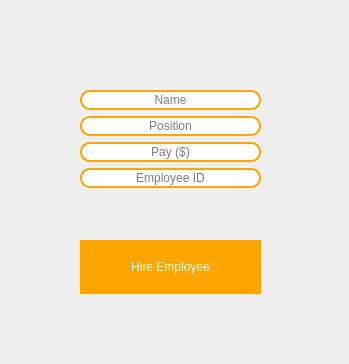
<?xml version="1.0" encoding="UTF-8"?>
<ui version="4.0">
 <class>MainWindow</class>
 <widget class="QMainWindow" name="MainWindow">
  <property name="geometry">
   <rect>
    <x>0</x>
    <y>0</y>
    <width>349</width>
    <height>364</height>
   </rect>
  </property>
  <property name="minimumSize">
   <size>
    <width>349</width>
    <height>364</height>
   </size>
  </property>
  <property name="maximumSize">
   <size>
    <width>349</width>
    <height>364</height>
   </size>
  </property>
  <property name="windowTitle">
   <string>MainWindow</string>
  </property>
  <widget class="QWidget" name="centralwidget">
   <widget class="QWidget" name="verticalLayoutWidget">
    <property name="geometry">
     <rect>
      <x>80</x>
      <y>90</y>
      <width>181</width>
      <height>204</height>
     </rect>
    </property>
    <layout class="QVBoxLayout" name="verticalLayout">
     <item>
      <widget class="QLineEdit" name="name">
       <property name="styleSheet">
        <string notr="true">border: 2px solid orange; border-radius: 10px;
background-color:white;</string>
       </property>
       <property name="alignment">
        <set>Qt::AlignCenter</set>
       </property>
       <property name="placeholderText">
        <string>Name</string>
       </property>
      </widget>
     </item>
     <item>
      <widget class="QLineEdit" name="position">
       <property name="styleSheet">
        <string notr="true">border: 2px solid orange; border-radius: 10px;
background-color:white;</string>
       </property>
       <property name="alignment">
        <set>Qt::AlignCenter</set>
       </property>
       <property name="placeholderText">
        <string>Position</string>
       </property>
      </widget>
     </item>
     <item>
      <widget class="QLineEdit" name="pay">
       <property name="styleSheet">
        <string notr="true">border: 2px solid orange; border-radius: 10px;
background-color:white;</string>
       </property>
       <property name="alignment">
        <set>Qt::AlignHCenter|Qt::AlignTop</set>
       </property>
       <property name="placeholderText">
        <string>Pay ($)</string>
       </property>
      </widget>
     </item>
     <item>
      <widget class="QLineEdit" name="ident">
       <property name="styleSheet">
        <string notr="true">border: 2px solid orange; border-radius: 10px;
background-color:white;</string>
       </property>
       <property name="text">
        <string/>
       </property>
       <property name="alignment">
        <set>Qt::AlignCenter</set>
       </property>
       <property name="placeholderText">
        <string>Employee ID</string>
       </property>
      </widget>
     </item>
     <item>
      <spacer name="verticalSpacer">
       <property name="orientation">
        <enum>Qt::Vertical</enum>
       </property>
       <property name="sizeHint" stdset="0">
        <size>
         <width>20</width>
         <height>40</height>
        </size>
       </property>
      </spacer>
     </item>
     <item>
      <widget class="QLabel" name="err_label">
       <property name="styleSheet">
        <string notr="true">color:rgb(162, 0, 0)</string>
       </property>
       <property name="text">
        <string/>
       </property>
       <property name="alignment">
        <set>Qt::AlignCenter</set>
       </property>
      </widget>
     </item>
     <item>
      <spacer name="verticalSpacer_2">
       <property name="orientation">
        <enum>Qt::Vertical</enum>
       </property>
       <property name="sizeHint" stdset="0">
        <size>
         <width>20</width>
         <height>40</height>
        </size>
       </property>
      </spacer>
     </item>
     <item>
      <widget class="QPushButton" name="btn">
       <property name="styleSheet">
        <string notr="true">QPushButton {
	background-color: orange;
	color: white;
	border: 20px solid orange;
}

QPushButtonHover {
	background-color: rgb(57, 57, 57);
}</string>
       </property>
       <property name="text">
        <string>Hire Employee</string>
       </property>
      </widget>
     </item>
    </layout>
   </widget>
  </widget>
 </widget>
 <resources/>
 <connections/>
</ui>
